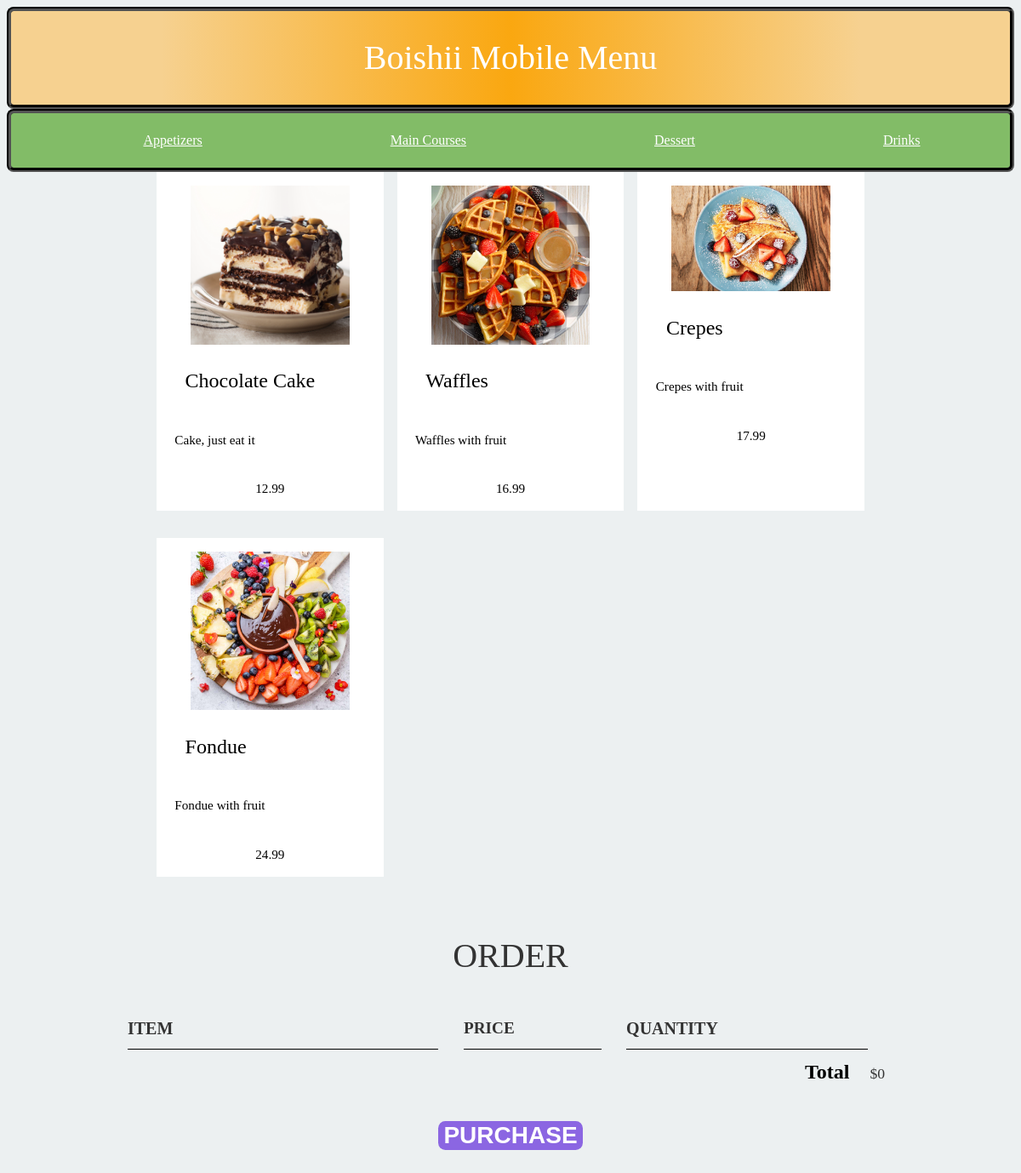
/Dessert, run on the app's committed database.
### application/models.py (models this page shows, shortened)
class Menu_Item(db.Model): # Menu_Item inherits db.Model
    __tablename__ = 'Menu_Item'
    Name = db.Column(db.String(50), nullable = False, primary_key = True)
    Description = db.Column(db.String(200), nullable = False)
    Image = db.Column(db.String(20), default = "default.jpg")
    Price = db.Column(db.Float, nullable = False)
    Category = db.Column(db.String(200), nullable = False)

### application/routes.py (the view)
@app.route('/Dessert', methods=["GET"])
@cross_origin()
def dessert():
    desserts = db.session.query(Menu_Item).filter_by(Category = "Dessert").all()
    return render_template("order_page.html", title="Boishii Mobile Menu | Dessert", menu_items=desserts)

### application/templates/order_page.html (shortened to what this page needs)
<!DOCTYPE html>
<html lang="en">
<head>
</head>
<body onload="makeOrder()">
    <header class="boishii-titlebox clear">
        <div class="centered">
            <div>
                <h1 class="site-title">Boishii Mobile Menu</h1>
            </div>
        </div>
    </header>
    <nav class="main-nav">
        <ul>
            <li><a href="/Appetizers">Appetizers</a></li>
            <li><a href="/Main_Courses">Main Courses</a></li>
            <li><a href="/Dessert">Dessert</a></li>
            <li><a href="/Drinks">Drinks</a></li>
        </ul>
    </nav>
    <main class="main-area">
        <div class="centered">
            <section class="cards">
                {% for item in menu_items %}
                <article class="card">
                    <a href="#{{ item.Name }}">
                        <figure class="thumbnail">
                            <img class="image" src="static/img/{{ item.Image }}" alt="{{ item.Name }}">
                        </figure>
                        <div>
                            <h2 class="card-name">{{ item.Name }}</h2>
                            <p class="card-description">
                                {{ item.Description }}
                            </p>
                            <p class="card-price">
                                {{ item.Price }}
                            </p>
                        </div>
                    </a>
                </article>
                {% endfor %}
            </section>
        </div>
    </main>
    <section class="container content-section">
        <h2 class="section-header">ORDER</h2>
        <div class="order-row">
            <span class="order-item order-header order-column">ITEM</span>
            <span class="order-price order-header order-column">PRICE</span>
            <span class="order-quantity order-header order-column">QUANTITY</span>
        </div>
        <div class="order-total">
            <strong class="order-total-title">Total</strong>
            <span class="order-total-price">$0</span>
        </div>
        <button class="btn btn-primary btn-purchase" type="button">PURCHASE</button>
    </section>
</body>

### application/static/css/order-styles.css (style rules this page uses)
h1 { text-align: center; font-family: 'Righteous', cursive; }
body { font-family: 'Righteous', cursive; }
.centered { margin: 0 auto; padding: 0 1em; }
@media screen and (min-width: 52em) { .centered { max-width: 52em; } }
.boishii-titlebox { border: 5px groove black; border-radius: 8px; background: rgb(246,209,144); background: linear-gradient(90deg, rgba(246,209,144,1) 15%, rgba(251,162,0,0.9352474266073617) 50%, rgba(246,209,144,1) 85%); }
.site-title { font-size: 2em; font-weight: 300; text-align: center; color: black; }
@media screen and (min-width: 44.44em) { .site-title { font-size: 2em; } }
@media screen and (min-width: 50em) { .site-title { font-size: 2.5em; } }
body { background: #ecf0f1; line-height: 1.4; }
.site-title { color: white; }
.card { background: white; margin-bottom: 2em; }
.card a { color: black; text-decoration: none; }
.card-name { font-weight: normal; padding-left: 1.4em; padding-right: 1.4em; }
.card-description { font-size: 95%; padding: 1.4em; }
.card-price { font-size: 95%; text-align: center; }
img { width: 100%; height: auto; }
@media screen and (min-width: 40em) { .cards { margin-top: -1em; display: flex; justify-content: space-between; flex-wrap: wrap; } }
@media screen and (min-width: 40em) { .card { margin-bottom: 1em; display: flex; flex: 0 1 calc(50% - 0.5em); } }
@media screen and (min-width: 60em) { .cards { margin-top: inherit; } }
@media screen and (min-width: 60em) { .card { margin-bottom: 2em; display: flex; flex: 0 1 calc(33% - 0.5em); } }
.main-nav { background: rgba(65, 156, 19, 0.616); color: white; border: 5px groove black; border-radius: 8px; }
.main-nav ul { list-style: none; height: 100%; display: flex; align-items: center; justify-content: space-around; }
.main-nav ul a { color: white; }
.main-nav ul li { padding: 5px; margin-left: 10px; }
.content-section { margin: 1em; }
.container { max-width: 900px; margin: 0 auto; padding: 0 1.5em; }
.section-header { font-family: "Metal Mania"; font-weight: normal; color: #333; text-align: center; font-size: 2.5em; }
.btn-primary { color: white; background-color: #8b66e2; border: none; border-radius: .3em; font-weight: bold; }
.btn-purchase { display: block; margin: 40px auto 80px auto; font-size: 1.75em; }
.order-header { font-weight: bold; font-size: 1.25em; color: #333; }
.order-column { display: flex; align-items: center; border-bottom: 1px solid black; margin-right: 1.5em; padding-bottom: 10px; margin-top: 10px; }
.order-row { display: flex; }
.order-item { width: 45%; }
.order-price { width: 20%; font-size: 1.2em; color: #333; }
.order-quantity { width: 35%; }
.order-total { text-align: end; margin-top: 10px; margin-right: 10px; }
.order-total-title { font-weight: bold; font-size: 1.5em; color: black; margin-right: 20px; }
.order-total-price { color: #333; font-size: 1.1em; }

### data on the page
Menu_Item: Image (picture), Name "Chocolate Cake", Description "Cake, just eat it", Price "12.99"
Menu_Item: Image (picture), Name "Waffles", Description "Waffles with fruit", Price "16.99"
Menu_Item: Image (picture), Name "Crepes", Description "Crepes with fruit", Price "17.99"
Menu_Item: Image (picture), Name "Fondue", Description "Fondue with fruit", Price "24.99"
